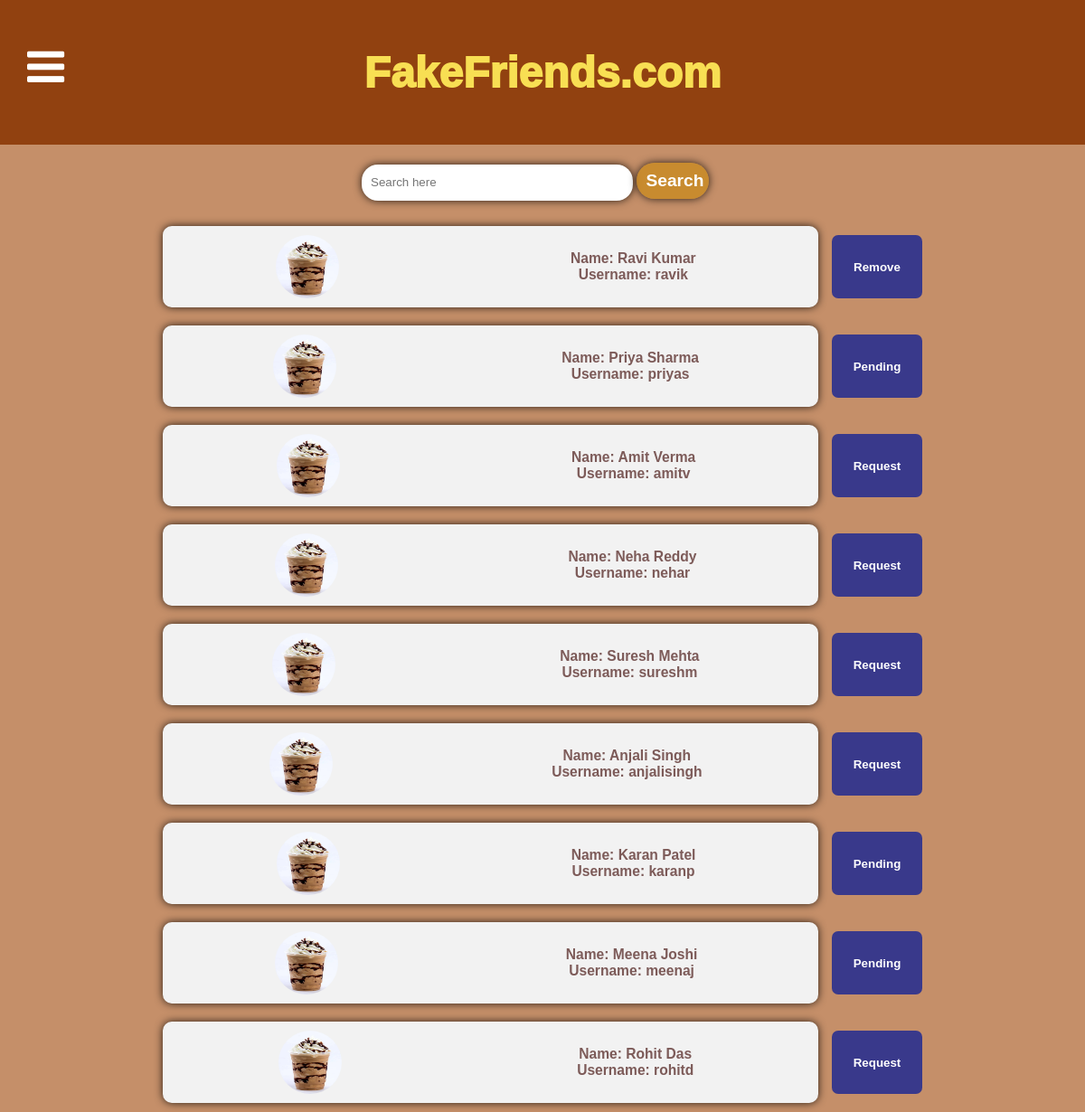
Screenshot of /search.php (signed in) with the database file from the repository.
### tables this page shows
CREATE TABLE `users` (
  `id` int NOT NULL,
  `name` varchar(100) NOT NULL,
  `username` varchar(50) NOT NULL,
  `email` varchar(100) NOT NULL,
  `phoneNumber` varchar(15) NOT NULL,
  `password` varchar(255) NOT NULL
);

### search.php (the view, shortened to what this page needs)
<link href="css/style.css" rel="stylesheet">
<?php
include "includes/config.php";
$uid = $_SESSION['userid'];
$searchHere = $_GET['search'] ?? '';
$searchHere = mysqli_real_escape_string($conn, $searchHere);
$sql = "SELECT * FROM users WHERE (username LIKE '%$searchHere%' OR name LIKE '%$searchHere%') AND id != '$uid'";
$rs = mysqli_query($conn, $sql);
?>
<form action="" method="GET" class="searchBar">
    <input type="text" name="search" placeholder="Search here" value="<?= htmlspecialchars($searchHere) ?>">
    <input type="submit" value="Search">
</form>
<?php
function getStatus($id, $conn,$uid){
    $status = "Request";
    $isFriend = mysqli_query($conn, "SELECT * FROM friends WHERE user_id='$uid' AND friend_id='$id'");
    if (mysqli_num_rows($isFriend) > 0) {
        $status = "Remove";
    } else {
        $isPending = mysqli_query($conn, "SELECT * FROM friend_requests WHERE from_user_id='$uid' AND to_user_id='$id' AND status=0");
        if (mysqli_num_rows($isPending) > 0) {
            $status = "Pending";
        }
    }
    return $status;
}
while ($row = mysqli_fetch_array($rs)) {
    $userId = $row['id'];
    $name = htmlspecialchars($row['name']);
    $username = htmlspecialchars($row['username']);
    echo '<div style="display: flex; width: 70%; justify-content: center; align-items: center; margin: 10px auto;">';
    echo '<form action="profile-view.php" method="GET" style="flex-grow: 1;">';
    echo '<button type="submit" name="ok" value="1" style="width: 100%; height: 100%; border: none; background: none;">';
    echo '<div class="friends-view" style="display: flex; align-items: center; background-color: #f2f2f2; border-radius: 10px; padding: 10px;">';
    echo '<img src="frappuccino.webp" style="height: 70px; width: 70px; border-radius: 50%; margin-right: 15px;">';
    echo '<div>';
    echo '<h3>Name: ' . $name . '</h3>';
    echo '<h3>Username: ' . $username . '</h3>';
    echo '</div>';
    echo '</div>';
    echo '</button>';
    echo '</form>';
    $status = getStatus($userId, $conn,$uid);
    echo '<div style="margin-left: 15px;">';
    echo '<button id="reqbutton'.$userId.'" onclick="sendreq('.$userId.');" value="1" style="background-color: #39398b; height: 70px; color: white; width: 100px; border: none; border-radius: 7px; font-weight: bold;">' .$status. '</button>';
    echo '</div>';
    echo '</div>';
}
?>

### css/style.css (style rules this page uses)
* { margin: 0; padding: 0; box-sizing: border-box; font-family: Arial, Helvetica, sans-serif; }
html, body { background-color: #f8f8f8; display: flex; flex-direction: column; justify-content: center; align-items: center; background-color: #c58f69; color: gold; }
header { height: 20vh; width: 100vw; background-color: #914110; color: rgb(248, 223, 83); display: flex; justify-content: center; align-items: center; }
header h1 { font-weight: 1000; font-size: 48px; }
.left { height: 80vh; align-items: center; width: 10%; left: 0;; position: absolute; top:50px; }
.left i { display: block; }
.searchBar { height: 40px; width: 400px; margin: 20px; }
.searchBar input { height: 100%; border: none; padding: 0 10px; width: 80px; }
.searchBar input[type="text"] { width: 300px; box-shadow: 0 0 10px rgba(0, 0, 0, 0.8); border-radius: 18px }
.searchBar input[type="submit"] { border-radius: 30px; background-color: rgba(204, 137, 12, 0.615); color: white; box-shadow: 0 0 10px rgba(0, 0, 0, 0.8); font-weight: bolder; font-size: larger; }
.friends-view { border: none; box-shadow: 0 0 10px rgba(0, 0, 0, 0.8); background-color: rgb(239, 207, 160); color: rgba(60, 7, 4, 0.649); border-radius: 8px; width: 100%; display: flex; justify-content: space-around; align-items: center; }
.friends-view h3 { margin: 0 10px; font-weight: 1300; }
.friends-view img { height: 70px; width: 70px; border-radius: 50%; }

### rows the page displays
users: name "Ravi Kumar", username "ravik", status "Remove"
users: name "Priya Sharma", username "priyas", $userId 7 (drawn), status "Pending"
users: name "Amit Verma", username "amitv", status "Request"
users: name "Neha Reddy", username "nehar", $userId 10 (drawn), status "Request"
users: name "Suresh Mehta", username "sureshm", status "Request"
users: name "Anjali Singh", username "anjalisingh", status "Request"
users: name "Karan Patel", username "karanp", status "Pending"
users: name "Meena Joshi", username "meenaj", status "Pending"
users: name "Rohit Das", username "rohitd", status "Request"
